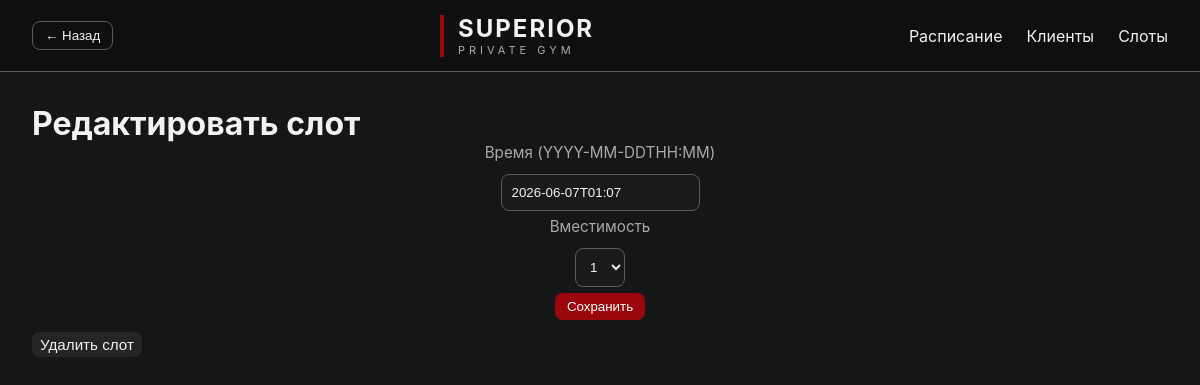
Page /slots/edit/1 on the earlier database version.
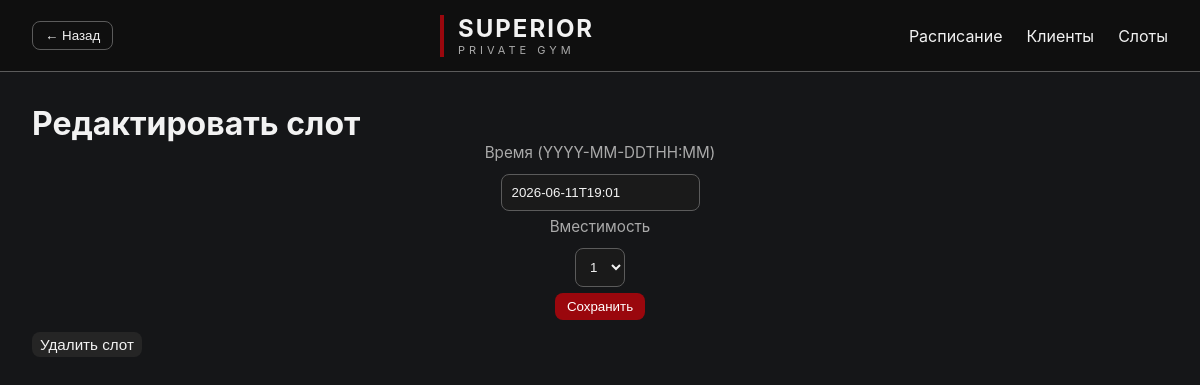
Same page on the later database version.
### app.py (models this page shows)
class Slot(Base):
    __tablename__ = "slots"
    id = Column(Integer, primary_key=True)
    start_time = Column(DateTime)
    capacity = Column(Integer, default=4)

### app.py (the view)
@app.get("/slots/edit/{slot_id}")
def slots_edit(request: Request, slot_id: int, db: Session = Depends(get_db)):
    slot = db.get(Slot, slot_id)
    if slot is None:
        return RedirectResponse("/slots", status_code=303)
    return templates.TemplateResponse(
        request=request,
        name="slots_edit.html",
        context={"slot": slot},
    )

### templates/slots_edit.html (shortened to what this page needs)
{% extends "base.html" %}
{% block content %}
<h1>Редактировать слот</h1>
<form method="post" action="/slots/edit/{{ slot.id }}" class="form-row">
    <label class="label">Время (YYYY-MM-DDTHH:MM)</label>
    <input class="field" type="text" name="start_time" value="{{ slot.start_time.strftime('%Y-%m-%dT%H:%M') }}" required />
    <label class="label">Вместимость</label>
    <select name="capacity" class="field">
        <option value="1" {% if slot.capacity == 1 %}selected{% endif %}>1</option>
    </select>
    <button class="btn">Сохранить</button>
</form>
<form method="post" action="/slots/delete/{{ slot.id }}" onsubmit="return confirm('Удалить слот?');">
    <button class="btn btn--small">Удалить слот</button>
</form>
{% endblock %}

Differences in the rows shown:
changed Slot: start_time "2026-06-07T01:07" → "2026-06-11T19:01"
